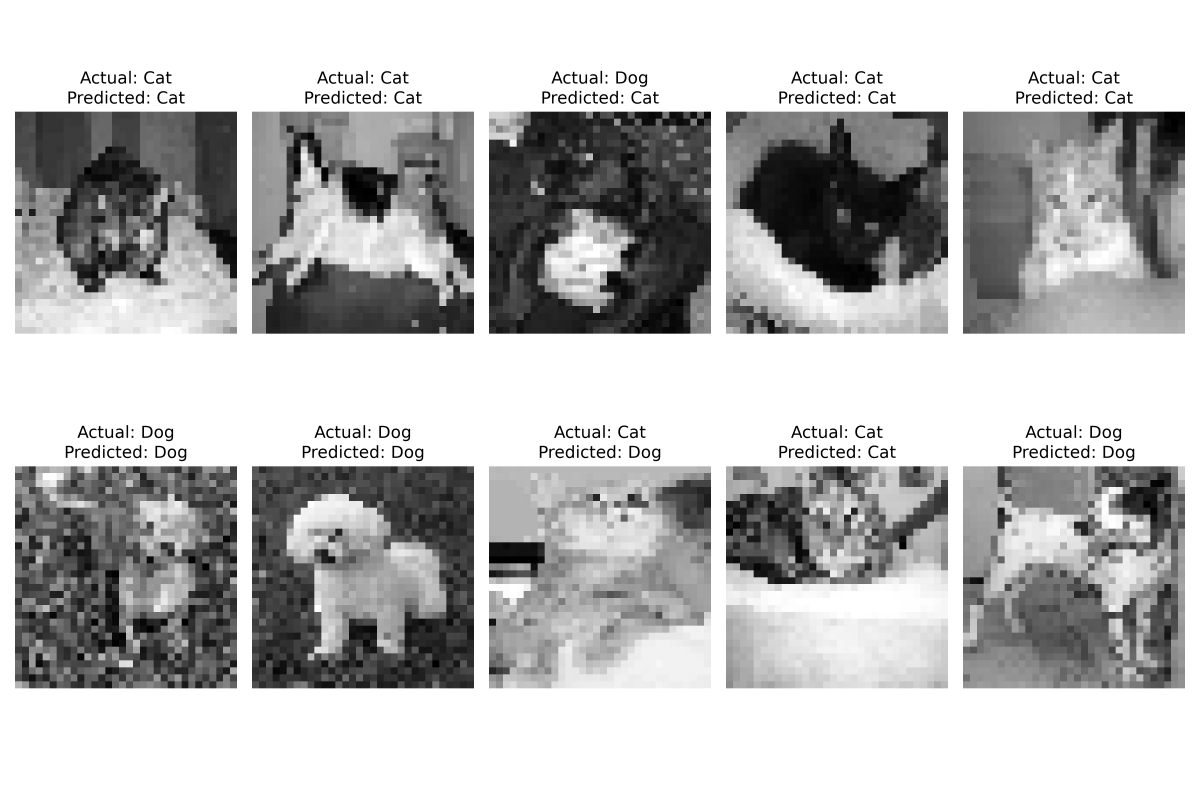
#> input picture sample_predictions.png, 3600 x 2400 px (shown at 1/3 size)
$ jupyter execute --allow-errors SCT_ML_Task3_Cats_vs_Dogs.ipynb   (shell and % lines are left out)
#> lines starting #> are read from the running program, lines starting #| are printed output that depends on the picture
SKILLCRAFT MACHINE LEARNING INTERNSHIIP TASK 3

[cell 1]
import os
import random
import cv2
import numpy as np
import matplotlib.pyplot as plt
import joblib

from sklearn.model_selection import train_test_split
from sklearn.preprocessing import StandardScaler
from sklearn.decomposition import PCA
from sklearn.svm import SVC
from sklearn.metrics import (
    accuracy_score,
    classification_report,
    confusion_matrix,
    ConfusionMatrixDisplay
)

print("Libraries imported successfully!")

[cell 2]
import os

print("Notebook working directory:", os.getcwd())
print("Files and folders:", os.listdir())

[cell 3]
import os

dataset_dir = r"D:\myfiles\DHANLAXMI\SkillCraft-ML-Internship\SCT_ML_3"

print("Dataset path exists:", os.path.exists(dataset_dir))

if os.path.exists(dataset_dir):
    print("Folders:", os.listdir(dataset_dir))
else:
    print("Path not found. Update dataset_dir to your actual PetImages folder.")

[cell 4]
import os

dataset_dir = r"D:\myfiles\DHANLAXMI\SkillCraft-ML-Internship\SCT_ML_3"

print("Path exists:", os.path.exists(dataset_dir))

if os.path.exists(dataset_dir):
    print("Folders:", os.listdir(dataset_dir))

[cell 5]
dataset_dir = r"D:\myfiles\DHANLAXMI\SkillCraft-ML-Internship\SCT_ML_3\PetImages"

[cell 6]
import os
import cv2
import random
import numpy as np

random.seed(42)

X = []
y = []

#> (the rest of this cell did not finish here and is left out)

[cell 7]
import matplotlib.pyplot as plt

plt.figure(figsize=(10, 4))

for i in range(min(10, len(X))):
    plt.subplot(2, 5, i + 1)
    plt.imshow(X[i].reshape(32, 32), cmap="gray")
    plt.title("Cat" if y[i] == 0 else "Dog")
    plt.axis("off")

plt.tight_layout()
plt.show()

[cell 8]
from sklearn.model_selection import train_test_split

#> (the rest of this cell did not finish here and is left out)

[cell 9]
from sklearn.preprocessing import StandardScaler
from sklearn.decomposition import PCA

scaler = StandardScaler()

#> (the rest of this cell did not finish here and is left out)

[cell 10]
from sklearn.svm import SVC

svm_model = SVC(
    kernel="rbf",
    C=1.0,
    gamma="scale"
)

#> (the rest of this cell did not finish here and is left out)

[cell 11]
from sklearn.metrics import accuracy_score

#> (the rest of this cell did not finish here and is left out)

[cell 12]
from sklearn.metrics import classification_report

#> (the rest of this cell did not finish here and is left out)

[cell 13]
from sklearn.metrics import confusion_matrix, ConfusionMatrixDisplay

#> (the rest of this cell did not finish here and is left out)

[cell 14]
plt.figure(figsize=(12, 8))

#> (the rest of this cell did not finish here and is left out)

[cell 15]
import os
import joblib

os.makedirs("artifacts", exist_ok=True)

joblib.dump(svm_model, "artifacts/svm_model.pkl")
joblib.dump(scaler, "artifacts/scaler.pkl")
#> (the rest of this cell did not finish here and is left out)

[cell 16]
from tkinter import Tk, filedialog

root = Tk()
root.withdraw()
root.attributes("-topmost", True)

image_path = filedialog.askopenfilename(
    title="Select a Cat or Dog Image",
    filetypes=[("Image files", "*.jpg *.jpeg *.png *.bmp")]
)
#> the answer given: sample_predictions.png
#> further down, image is the input picture: shape (2400, 3600, 3); min 0, max 255, mean 185.3
#> `resized = cv2.resize(gray, (32, 32))`:
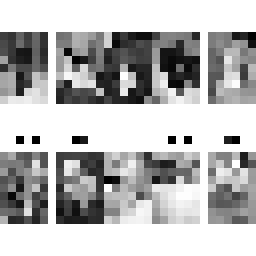
#> resized: shape (32, 32) (shown 8 times larger); min 0, max 255, mean 183.7

root.destroy()

#> (the rest of this cell did not finish here and is left out)
